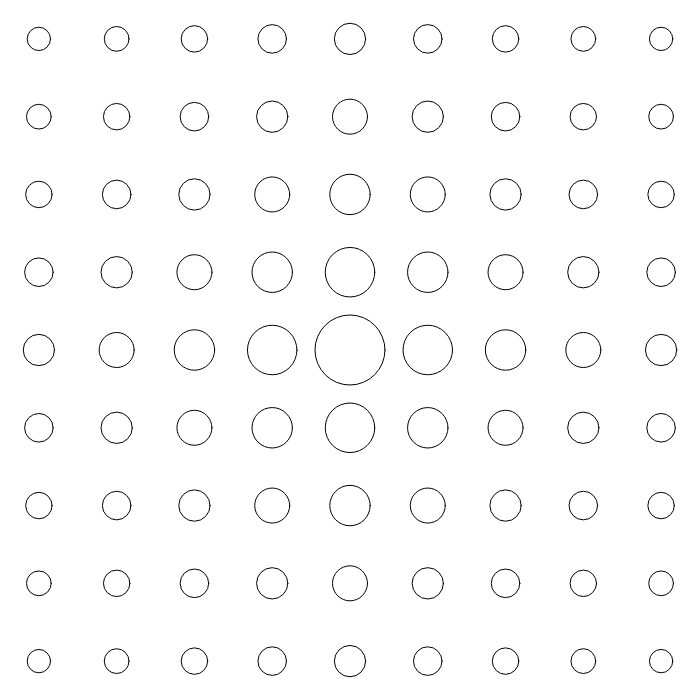
Frame 1 (no input)
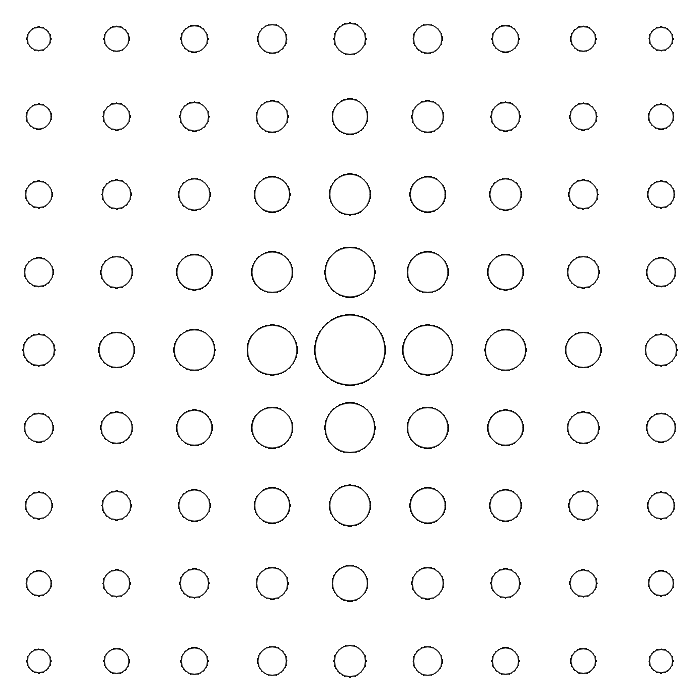
Frame 60 (no input)
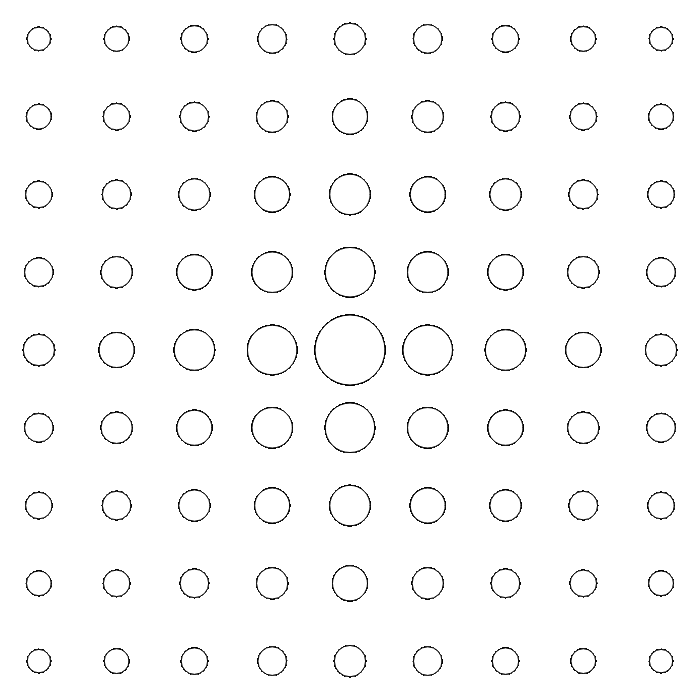
Frame 120 (the mouse pressed at the canvas centre since frame 60)

The p5.js sketch that drew these frames (run headless with seeded random() and noise() and a simulated clock; from frame 60 on, the mouse is pressed at the canvas centre):

// p5.js sketch
// ── sketch.js
var numRows = 8;

function setup() {
  createCanvas(700, 700);
}

function draw() {
  translate(width * 0.5, height * 0.5);
  var spacing = width / (numRows + 1);
  for (var row = -numRows / 2; row <= numRows / 2; ++row) {
    for (var col = -numRows / 2; col <= numRows / 2; ++col) {
      var diameter = 0.8 * width / numRows / sqrt(1 + abs(row) + abs(col));
      ellipse(col * spacing, row * spacing, diameter, diameter);
    }
  }
}
